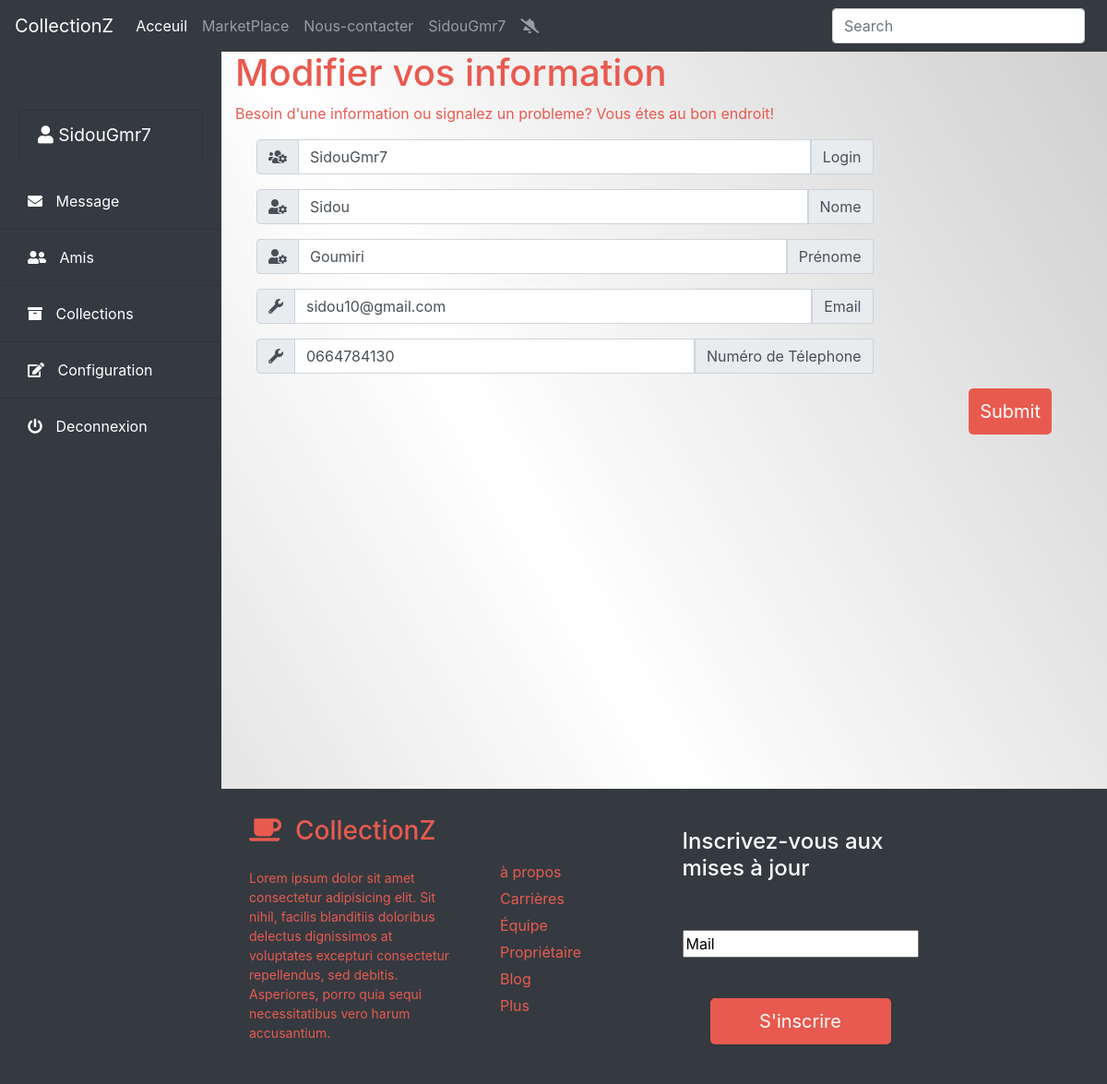
Screenshot of /configuration.php (signed in) with the database file from the repository.
### tables this page shows
CREATE TABLE `users` (
  `ID` int(4) NOT NULL,
  `login` varchar(30) NOT NULL,
  `firstname` varchar(30) NOT NULL,
  `lastname` varchar(30) NOT NULL,
  `email` varchar(30) NOT NULL,
  `phonenumber` varchar(30) NOT NULL,
  `password` int(50) NOT NULL
);

### configuration.php (the view, shortened to what this page needs)
<?php
  $id= $_SESSION['id'];
  require_once('php/config.php');
  $query= "SELECT * FROM users WHERE ID = '$id'";
  $result = $db->prepare($query);
  $result->execute();
  $rows = $result->fetchAll();
?>
<!DOCTYPE html>
<html lang="en">
  <head>
    <link rel="stylesheet" type="text/css" href="css/bootstrap.min.css">
  </head>
<body>
  <?php require "include/navbar.php" ?>
<div class="d-flex" id="wrapper">
  <?php require "include/sidebar.php" ?>
    <div id="page-content-wrapper">
      <div class="container-fluid">
        <form action="php/configurationP.php" method="POST">
          <h1>Modifier vos information</h1>
          <p>Besoin d'une information ou signalez un probleme? Vous étes au bon endroit!  </p>
          <div class="form-group">
            <div class="col-md-9 input-group m-2">
              <div class="input-group-prepend">
                 <div class="input-group-text"><i class="fas fa-users-cog"></i></div>
               </div>
              <input id="login" name="login" type="text" value="<?= $_SESSION['login'] ?>" class="form-control">
              <div class="input-group-prepend">
                 <div class="input-group-text">Login</div>
               </div>
            </div>
          </div>
          <div class="form-group">
            <div class="col-md-9 input-group m-2">
              <div class="input-group-prepend">
                 <div class="input-group-text"><i class="fas fa-user-cog"></i></div>
               </div>
               <input id="firstname" name="firstname" type="text" value="<?= $rows[0]['firstname'] ?>" class="form-control">
               <div class="input-group-prepend">
                  <div class="input-group-text">Nome</div>
                </div>
            </div>
          </div>
          <div class="form-group">
            <div class="col-md-9 input-group m-2">
              <div class="input-group-prepend">
                 <div class="input-group-text"><i class="fas fa-user-cog"></i></div>
               </div>
               <input id="lastname" name="lastname" type="text" value="<?= $rows[0]['lastname'] ?>" class="form-control">
               <div class="input-group-prepend">
                  <div class="input-group-text">Prénome</div>
                </div>
            </div>
          </div>
          <div class="form-group">
            <div class="col-md-9 input-group m-2">
              <div class="input-group-prepend">
                 <div class="input-group-text"><i class="fas fa-wrench"></i></div>
               </div>
               <input id="email" name="email" type="text" value="<?= $rows[0]['email'] ?>" class="form-control">
               <div class="input-group-prepend">
                  <div class="input-group-text">Email</div>
                </div>
            </div>
          </div>
          <div class="form-group">
            <div class="col-md-9 input-group m-2">
              <div class="input-group-prepend">
                 <div class="input-group-text"><i class="fas fa-wrench"></i></div>
               </div>
               <input id="tlp" name="tlp" type="text" value="<?= $rows[0]['phonenumber'] ?>" class="form-control">
               <div class="input-group-prepend">
                  <div class="input-group-text">Numéro de Télephone</div>
                </div>
            </div>
          </div>
          <div class="form-group">
            <div class="col-md-12 text-right">
              <input type="Submit" name="Submit" value="Submit" class="btn submit">
            </div>
          </div>
        </form>
      </div>
    </div>
</div>
<?php require "include/footer.php" ?>
</body>
</html>

### css/simple-sidebar.css (style rules this page uses)
#wrapper { overflow-x: hidden; }
#page-content-wrapper { min-width: 100vw; }
@media (min-width: 768px) { #page-content-wrapper { min-width: 0; width: 100%; } }

### configuration.php (style rules this page uses)
h1 , p { color: #e85a4f; }

### include/navbar.php (style rules this page uses)
body { background-image:url("img/back.jpg"); background-repeat: no-repeat; background-size: 100% 100%; }

### include/sidebar.php (style rules this page uses)
body { background-repeat: no-repeat; background-size: 100% 100%; }
.submit { text-decoration: none; font-size: 20px; background-color: #e85a4f ; color: white; border-radius: 5px; }

### include/footer.php (style rules this page uses)
.submit { margin-left: 30px; margin-right: 30px; padding-bottom: 10px; padding-top: 10px; border-radius: 5px; background-color:#e85a4f ; border: none; color: white; }

### rows the page displays
users: firstname "Sidou", lastname "Goumiri", email "sidou10@gmail.com", tlp "0664784130"

### other values shown
$_SESSION['login'] "SidouGmr7"
